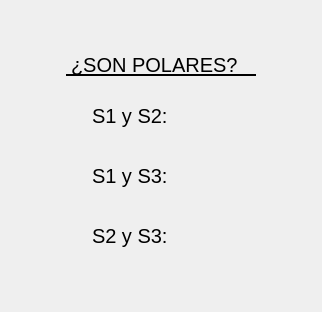
                <widget class="QWidget" name="tab_19">
                 <attribute name="title">
                  <string>Polaridad</string>
                 </attribute>
                 <layout class="QGridLayout" name="gridLayout_12">
                  <item row="0" column="0">
                   <widget class="QFrame" name="frame_110">
                    <property name="minimumSize">
                     <size>
                      <width>0</width>
                      <height>185</height>
                     </size>
                    </property>
                    <property name="styleSheet">
                     <string notr="true">QFrame{
border: none
}</string>
                    </property>
                    <property name="frameShape">
                     <enum>QFrame::StyledPanel</enum>
                    </property>
                    <property name="frameShadow">
                     <enum>QFrame::Raised</enum>
                    </property>
                    <layout class="QGridLayout" name="gridLayout_21">
                     <property name="leftMargin">
                      <number>0</number>
                     </property>
                     <property name="topMargin">
                      <number>0</number>
                     </property>
                     <property name="rightMargin">
                      <number>0</number>
                     </property>
                     <property name="bottomMargin">
                      <number>0</number>
                     </property>
                     <property name="verticalSpacing">
                      <number>10</number>
                     </property>
                     <item row="4" column="0">
                      <widget class="QFrame" name="frame_111">
                       <property name="minimumSize">
                        <size>
                         <width>300</width>
                         <height>50</height>
                        </size>
                       </property>
                       <property name="maximumSize">
                        <size>
                         <width>300</width>
                         <height>50</height>
                        </size>
                       </property>
                       <property name="frameShape">
                        <enum>QFrame::StyledPanel</enum>
                       </property>
                       <property name="frameShadow">
                        <enum>QFrame::Raised</enum>
                       </property>
                       <layout class="QGridLayout" name="gridLayout_122">
                        <property name="leftMargin">
                         <number>0</number>
                        </property>
                        <property name="topMargin">
                         <number>0</number>
                        </property>
                        <property name="rightMargin">
                         <number>0</number>
                        </property>
                        <property name="bottomMargin">
                         <number>0</number>
                        </property>
                        <item row="0" column="1">
                         <widget class="QFrame" name="frame_112">
                          <property name="minimumSize">
                           <size>
                            <width>100</width>
                            <height>50</height>
                           </size>
                          </property>
                          <property name="maximumSize">
                           <size>
                            <width>100</width>
                            <height>50</height>
                           </size>
                          </property>
                          <property name="frameShape">
                           <enum>QFrame::StyledPanel</enum>
                          </property>
                          <property name="frameShadow">
                           <enum>QFrame::Raised</enum>
                          </property>
                          <layout class="QGridLayout" name="gridLayout_123">
                           <item row="0" column="0">
                            <widget class="QLabel" name="label_35">
                             <property name="minimumSize">
                              <size>
                               <width>90</width>
                               <height>30</height>
                              </size>
                             </property>
                             <property name="maximumSize">
                              <size>
                               <width>100</width>
                               <height>50</height>
                              </size>
                             </property>
                             <property name="styleSheet">
                              <string notr="true">QLabel{
qproperty-alignment: AlignRight;
font-size: 20px;
border: none;
}</string>
                             </property>
                             <property name="text">
                              <string>S2 y S3:</string>
                             </property>
                            </widget>
                           </item>
                          </layout>
                         </widget>
                        </item>
                        <item row="0" column="2">
                         <widget class="QFrame" name="frame_113">
                          <property name="minimumSize">
                           <size>
                            <width>50</width>
                            <height>50</height>
                           </size>
                          </property>
                          <property name="maximumSize">
                           <size>
                            <width>50</width>
                            <height>50</height>
                           </size>
                          </property>
                          <property name="frameShape">
                           <enum>QFrame::StyledPanel</enum>
                          </property>
                          <property name="frameShadow">
                           <enum>QFrame::Raised</enum>
                          </property>
                          <layout class="QHBoxLayout" name="horizontalLayout_9">
                           <property name="spacing">
                            <number>0</number>
                           </property>
                           <property name="leftMargin">
                            <number>0</number>
                           </property>
                           <property name="topMargin">
                            <number>0</number>
                           </property>
                           <property name="rightMargin">
                            <number>0</number>
                           </property>
                           <property name="bottomMargin">
                            <number>0</number>
                           </property>
                           <item>
                            <widget class="QLabel" name="O23_2">
                             <property name="minimumSize">
                              <size>
                               <width>40</width>
                               <height>40</height>
                              </size>
                             </property>
                             <property name="maximumSize">
                              <size>
                               <width>40</width>
                               <height>40</height>
                              </size>
                             </property>
                             <property name="styleSheet">
                              <string notr="true">QLabel{
border: none;
}</string>
                             </property>
                             <property name="text">
                              <string/>
                             </property>
                             <property name="pixmap">
                              <pixmap>../GUI Tesis/Empty.png</pixmap>
                             </property>
                             <property name="scaledContents">
                              <bool>true</bool>
                             </property>
                            </widget>
                           </item>
                          </layout>
                         </widget>
                        </item>
                        <item row="0" column="0">
                         <spacer name="horizontalSpacer_32">
                          <property name="orientation">
                           <enum>Qt::Horizontal</enum>
                          </property>
                          <property name="sizeHint" stdset="0">
                           <size>
                            <width>40</width>
                            <height>20</height>
                           </size>
                          </property>
                         </spacer>
                        </item>
                        <item row="0" column="3">
                         <spacer name="horizontalSpacer_33">
                          <property name="orientation">
                           <enum>Qt::Horizontal</enum>
                          </property>
                          <property name="sizeHint" stdset="0">
                           <size>
                            <width>40</width>
                            <height>20</height>
                           </size>
                          </property>
                         </spacer>
                        </item>
                       </layout>
                      </widget>
                     </item>
                     <item row="1" column="0">
                      <widget class="QFrame" name="frame_26">
                       <property name="minimumSize">
                        <size>
                         <width>300</width>
                         <height>30</height>
                        </size>
                       </property>
                       <property name="maximumSize">
                        <size>
                         <width>300</width>
                         <height>30</height>
                        </size>
                       </property>
                       <property name="frameShape">
                        <enum>QFrame::StyledPanel</enum>
                       </property>
                       <property name="frameShadow">
                        <enum>QFrame::Raised</enum>
                       </property>
                       <layout class="QGridLayout" name="gridLayout_124">
                        <property name="leftMargin">
                         <number>0</number>
                        </property>
                        <property name="topMargin">
                         <number>0</number>
                        </property>
                        <property name="rightMargin">
                         <number>0</number>
                        </property>
                        <property name="bottomMargin">
                         <number>0</number>
                        </property>
                        <item row="0" column="2">
                         <spacer name="horizontalSpacer_20">
                          <property name="orientation">
                           <enum>Qt::Horizontal</enum>
                          </property>
                          <property name="sizeHint" stdset="0">
                           <size>
                            <width>40</width>
                            <height>20</height>
                           </size>
                          </property>
                         </spacer>
                        </item>
                        <item row="0" column="1">
                         <widget class="QLabel" name="label_48">
                          <property name="minimumSize">
                           <size>
                            <width>190</width>
                            <height>20</height>
                           </size>
                          </property>
                          <property name="maximumSize">
                           <size>
                            <width>190</width>
                            <height>20</height>
                           </size>
                          </property>
                          <property name="styleSheet">
                           <string notr="true">QLabel{
qproperty-alignment: AlignCenter;
font-size: 20px;
border: none;
border-bottom: 2px solid black;
}</string>
                          </property>
                          <property name="text">
                           <string>¿SON POLARES?</string>
                          </property>
                         </widget>
                        </item>
                        <item row="0" column="0">
                         <spacer name="horizontalSpacer_21">
                          <property name="orientation">
                           <enum>Qt::Horizontal</enum>
                          </property>
                          <property name="sizeHint" stdset="0">
                           <size>
                            <width>40</width>
                            <height>20</height>
                           </size>
                          </property>
                         </spacer>
                        </item>
                       </layout>
                      </widget>
                     </item>
                     <item row="2" column="0">
                      <widget class="QFrame" name="frame_114">
                       <property name="minimumSize">
                        <size>
                         <width>300</width>
                         <height>50</height>
                        </size>
                       </property>
                       <property name="maximumSize">
                        <size>
                         <width>300</width>
                         <height>50</height>
                        </size>
                       </property>
                       <property name="frameShape">
                        <enum>QFrame::StyledPanel</enum>
                       </property>
                       <property name="frameShadow">
                        <enum>QFrame::Raised</enum>
                       </property>
                       <layout class="QGridLayout" name="gridLayout_125">
                        <property name="leftMargin">
                         <number>0</number>
                        </property>
                        <property name="topMargin">
                         <number>0</number>
                        </property>
                        <property name="rightMargin">
                         <number>0</number>
                        </property>
                        <property name="bottomMargin">
                         <number>0</number>
                        </property>
                        <item row="0" column="1">
                         <widget class="QFrame" name="frame_115">
                          <property name="minimumSize">
                           <size>
                            <width>100</width>
                            <height>50</height>
                           </size>
                          </property>
                          <property name="maximumSize">
                           <size>
                            <width>100</width>
                            <height>50</height>
                           </size>
                          </property>
                          <property name="frameShape">
                           <enum>QFrame::StyledPanel</enum>
                          </property>
                          <property name="frameShadow">
                           <enum>QFrame::Raised</enum>
                          </property>
                          <layout class="QGridLayout" name="gridLayout_22">
                           <item row="0" column="0">
                            <widget class="QLabel" name="label_36">
                             <property name="minimumSize">
                              <size>
                               <width>90</width>
                               <height>30</height>
                              </size>
                             </property>
                             <property name="maximumSize">
                              <size>
                               <width>100</width>
                               <height>50</height>
                              </size>
                             </property>
                             <property name="styleSheet">
                              <string notr="true">QLabel{
qproperty-alignment: AlignRight;
font-size: 20px;
border: none;
}</string>
                             </property>
                             <property name="text">
                              <string>S1 y S2:</string>
                             </property>
                            </widget>
                           </item>
                          </layout>
                         </widget>
                        </item>
                        <item row="0" column="2">
                         <widget class="QFrame" name="frame_116">
                          <property name="minimumSize">
                           <size>
                            <width>50</width>
                            <height>50</height>
                           </size>
                          </property>
                          <property name="maximumSize">
                           <size>
                            <width>50</width>
                            <height>50</height>
                           </size>
                          </property>
                          <property name="frameShape">
                           <enum>QFrame::StyledPanel</enum>
                          </property>
                          <property name="frameShadow">
                           <enum>QFrame::Raised</enum>
                          </property>
                          <layout class="QHBoxLayout" name="horizontalLayout_5">
                           <property name="spacing">
                            <number>0</number>
                           </property>
                           <property name="leftMargin">
                            <number>0</number>
                           </property>
                           <property name="topMargin">
                            <number>0</number>
                           </property>
                           <property name="rightMargin">
                            <number>0</number>
                           </property>
                           <property name="bottomMargin">
                            <number>0</number>
                           </property>
                           <item>
                            <widget class="QLabel" name="O12_2">
                             <property name="minimumSize">
                              <size>
                               <width>40</width>
                               <height>40</height>
                              </size>
                             </property>
                             <property name="maximumSize">
                              <size>
                               <width>40</width>
                               <height>40</height>
                              </size>
                             </property>
                             <property name="styleSheet">
                              <string notr="true">QLabel{
border: none;
}</string>
                             </property>
                             <property name="text">
                              <string/>
                             </property>
                             <property name="pixmap">
                              <pixmap>../GUI Tesis/Empty.png</pixmap>
                             </property>
                             <property name="scaledContents">
                              <bool>true</bool>
                             </property>
                            </widget>
                           </item>
                          </layout>
                         </widget>
                        </item>
                        <item row="0" column="0">
                         <spacer name="horizontalSpacer_34">
                          <property name="orientation">
                           <enum>Qt::Horizontal</enum>
                          </property>
                          <property name="sizeHint" stdset="0">
                           <size>
                            <width>40</width>
                            <height>20</height>
                           </size>
                          </property>
                         </spacer>
                        </item>
                        <item row="0" column="3">
                         <spacer name="horizontalSpacer_35">
                          <property name="orientation">
                           <enum>Qt::Horizontal</enum>
                          </property>
                          <property name="sizeHint" stdset="0">
                           <size>
                            <width>40</width>
                            <height>20</height>
                           </size>
                          </property>
                         </spacer>
                        </item>
                       </layout>
                      </widget>
                     </item>
                     <item row="3" column="0">
                      <widget class="QFrame" name="frame_117">
                       <property name="minimumSize">
                        <size>
                         <width>300</width>
                         <height>50</height>
                        </size>
                       </property>
                       <property name="maximumSize">
                        <size>
                         <width>300</width>
                         <height>50</height>
                        </size>
                       </property>
                       <property name="frameShape">
                        <enum>QFrame::StyledPanel</enum>
                       </property>
                       <property name="frameShadow">
                        <enum>QFrame::Raised</enum>
                       </property>
                       <layout class="QGridLayout" name="gridLayout_126">
                        <property name="leftMargin">
                         <number>0</number>
                        </property>
                        <property name="topMargin">
                         <number>0</number>
                        </property>
                        <property name="rightMargin">
                         <number>0</number>
                        </property>
                        <property name="bottomMargin">
                         <number>0</number>
                        </property>
                        <item row="0" column="2">
                         <widget class="QFrame" name="frame_118">
                          <property name="minimumSize">
                           <size>
                            <width>50</width>
                            <height>50</height>
                           </size>
                          </property>
                          <property name="maximumSize">
                           <size>
                            <width>50</width>
                            <height>50</height>
                           </size>
                          </property>
                          <property name="frameShape">
                           <enum>QFrame::StyledPanel</enum>
                          </property>
                          <property name="frameShadow">
                           <enum>QFrame::Raised</enum>
                          </property>
                          <layout class="QHBoxLayout" name="horizontalLayout_10">
                           <property name="spacing">
                            <number>0</number>
                           </property>
                           <property name="leftMargin">
                            <number>0</number>
                           </property>
                           <property name="topMargin">
                            <number>0</number>
                           </property>
                           <property name="rightMargin">
                            <number>0</number>
                           </property>
                           <property name="bottomMargin">
                            <number>0</number>
                           </property>
                           <item>
                            <widget class="QLabel" name="O13_2">
                             <property name="minimumSize">
                              <size>
                               <width>40</width>
                               <height>40</height>
                              </size>
                             </property>
                             <property name="maximumSize">
                              <size>
                               <width>40</width>
                               <height>40</height>
                              </size>
                             </property>
                             <property name="styleSheet">
                              <string notr="true">QLabel{
border: none;
}</string>
                             </property>
                             <property name="text">
                              <string/>
                             </property>
                             <property name="pixmap">
                              <pixmap>../GUI Tesis/Empty.png</pixmap>
                             </property>
                             <property name="scaledContents">
                              <bool>true</bool>
                             </property>
                            </widget>
                           </item>
                          </layout>
                         </widget>
                        </item>
                        <item row="0" column="1">
                         <widget class="QFrame" name="frame_119">
                          <property name="minimumSize">
                           <size>
                            <width>100</width>
                            <height>50</height>
                           </size>
                          </property>
                          <property name="maximumSize">
                           <size>
                            <width>100</width>
                            <height>50</height>
                           </size>
                          </property>
                          <property name="frameShape">
                           <enum>QFrame::StyledPanel</enum>
                          </property>
                          <property name="frameShadow">
                           <enum>QFrame::Raised</enum>
                          </property>
                          <layout class="QGridLayout" name="gridLayout_127">
                           <item row="0" column="0">
                            <widget class="QLabel" name="label_37">
                             <property name="minimumSize">
                              <size>
                               <width>90</width>
                               <height>30</height>
                              </size>
                             </property>
                             <property name="maximumSize">
                              <size>
                               <width>100</width>
                               <height>50</height>
                              </size>
                             </property>
                             <property name="styleSheet">
                              <string notr="true">QLabel{
qproperty-alignment: AlignRight;
font-size: 20px;
border: none;
}</string>
                             </property>
                             <property name="text">
                              <string>S1 y S3:</string>
                             </property>
                            </widget>
                           </item>
                          </layout>
                         </widget>
                        </item>
                        <item row="0" column="3">
                         <spacer name="horizontalSpacer_36">
                          <property name="orientation">
                           <enum>Qt::Horizontal</enum>
                          </property>
                          <property name="sizeHint" stdset="0">
                           <size>
                            <width>40</width>
                            <height>20</height>
                           </size>
                          </property>
                         </spacer>
                        </item>
                        <item row="0" column="0">
                         <spacer name="horizontalSpacer_37">
                          <property name="orientation">
                           <enum>Qt::Horizontal</enum>
                          </property>
                          <property name="sizeHint" stdset="0">
                           <size>
                            <width>40</width>
                            <height>20</height>
                           </size>
                          </property>
                         </spacer>
                        </item>
                       </layout>
                      </widget>
                     </item>
                     <item row="0" column="0">
                      <spacer name="verticalSpacer_11">
                       <property name="orientation">
                        <enum>Qt::Vertical</enum>
                       </property>
                       <property name="sizeHint" stdset="0">
                        <size>
                         <width>20</width>
                         <height>40</height>
                        </size>
                       </property>
                      </spacer>
                     </item>
                    </layout>
                   </widget>
                  </item>
                  <item row="1" column="0">
                   <spacer name="verticalSpacer_13">
                    <property name="orientation">
                     <enum>Qt::Vertical</enum>
                    </property>
                    <property name="sizeHint" stdset="0">
                     <size>
                      <width>20</width>
                      <height>40</height>
                     </size>
                    </property>
                   </spacer>
                  </item>
                 </layout>
                </widget>
